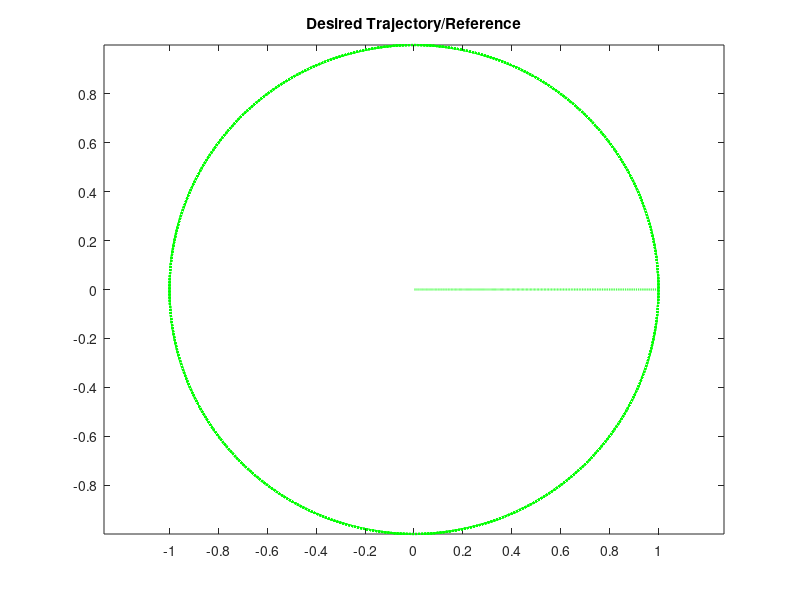
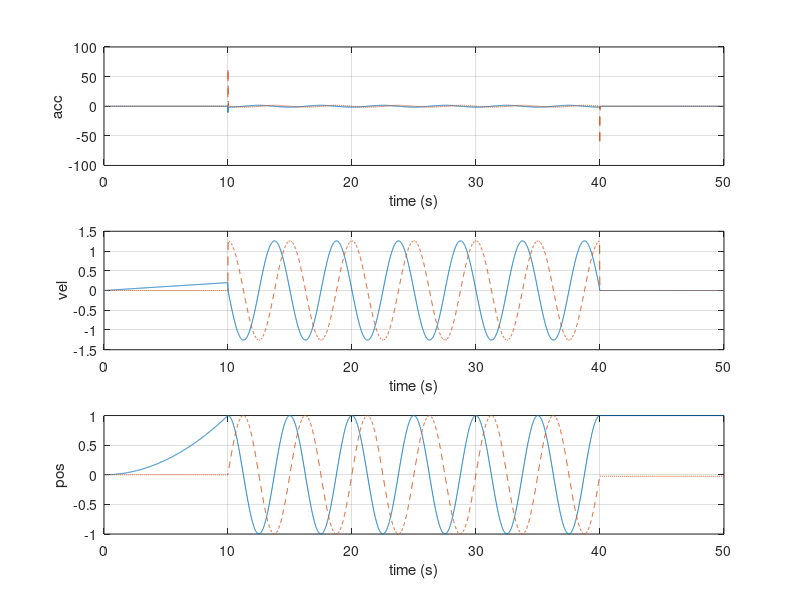

The MATLAB script that drew these images, in order: (Note: this script raises an error after producing the figures.)
%% ME593 Feedward Control Project %%
% Bob Hu, Toby Ouyang, May 2022
% Mechanical Engineering Departmen,University of Washington - Seattle
%
% Abstract: 
% Implemente inversion-based feedforward output tracking method to a
% path-following problem from published paper. Compare and evalue results.
%
% Reference: 
% A. P. Aguiar, J. P. Hespanha and P. V. Kokotovic, "Path-following for 
% nonminimum phase systems removes performance limitations," in IEEE 
% Transactions on Automatic Control, vol. 50, no. 2, pp. 234-239, 
% Feb. 2005, doi: 10.1109/TAC.2004.841924.

clc
close all 
clear all
format short

%% state-space representation
% state:[y1 y2 y1d y2d z1 z2 z1d z2d]'
A = [ 0 0 1 0 0 0 0 0;
      0 0 0 1 0 0 0 0;
      0 0 15 0 0 0 15 0;
      0 0 0 10 0 0 0 10;
      0 0 0 0 0 0 1 0;
      0 0 0 0 0 0 0 1;
      -15 0 0 0 15 0 -15 0;
      0 -1 0 0 0 10 0 -10];
B = [0 0; 0 0; 1 0; 0 1; 0 0; 0 0; 0 0; 0 0];
C1  = [1 0 0 0 0 0 0 0]; 
C2 = [0 1 0 0 0 0 0 0];
C = [C1;C2];
D = [0];
sys = ss(A,B,C,D); 
% C*A*B %non zero relative degree = [2;2]

%% generate reference signal (circle with radius of 1 centered at origin)
radius = 1;
T = 5;
Tmax = 50;
dt  = 0.01;
time = 0:dt:Tmax-dt;
t = time;
T_pre = 10;
T_pos = 10;

for ix=1:length(time)
    if ix < T_pre/dt
    yd1(ix) = (1/(T_pre)^2)*(ix*dt)^2;
    yd2(ix) = 0;
    elseif ix < (Tmax-dt-T_pos)/dt
    wt = 2*pi*time(ix-T_pre/dt+1)/T;
    yd1(ix) = radius*cos(wt);
    yd2(ix) = radius*sin(wt);
    yd1final = yd1(ix);
    yd2final = yd2(ix);
    else
    yd1(ix) = yd1final;
    yd2(ix) = yd2final;
    end
end

wf = 100*2*pi/T; % cutoff frequency (10x original) 
sys_filter = ss(-wf, wf, -wf, wf);  % low-pass filter
vd1 = lsim(sys_filter, yd1, time);
vd1 = vd1';
ad1 = lsim(sys_filter, vd1, time);
ad1 = ad1';
vd2 = lsim(sys_filter, yd2, time);
vd2 = vd2';
ad2 = lsim(sys_filter, vd2, time);
ad2 = ad2';

figure
plot(yd1, yd2,'LineStyle',':','LineWidth',1.5,'Color','g');
set(gca,'XTick',(-1:0.2:1))
set(gca,'YTick',(-1:0.2:1))
title('Desired Trajectory/Reference')
axis equal

figure
subplot(311), plot(t,ad1,'-',t,ad2,'--');
xlabel('time (s)')
ylabel('acc')
grid ; set(gca,'FontSize',10)
subplot(312), plot(t,vd1,'-',t,vd2,'--');
xlabel('time (s)')
ylabel('vel')
grid; set(gca,'FontSize',10)
subplot(313), plot(t,yd1,'-',t,yd2,'--');
xlabel('time (s)')
ylabel('pos')
grid; set(gca,'FontSize',10)
% return

%% Case 1: cheap optimal control with LQR
Q = eye(10)
R = 0.001;
[Kx,S,E] = lqi(sys,Q,R);
Acl=A-B*Kx(:,1:8);
[V_Acl,Pn_Acl] = eig(Acl); % closed-loop system is stable as all eig are negative
sys_cl = ss(Acl,B,C,D);
figure
plot(yd1, yd2,'LineStyle',':','LineWidth',1.5,'Color','g')
hold on

DC=dcgain(sys_cl)
 rr1 =yd1/DC(1,1);
 rr2 =yd2/DC(2,2);
[ycheap,tn_cl] = lsim(sys_cl,[rr1;rr2]',t,[0 0 0 0 0 0 0 0 ]');
ycheap = ycheap';
plot(ycheap(1,:),ycheap(2,:),'LineStyle','-','Color','r','LineWidth',1.2)
set(gca,'XTick',(-1:0.2:1))
set(gca,'YTick',(-1:0.2:1))
axis equal
legend('y_d','y_{actual}')
title('Desired Trajectory VS Actual Trajectory using fb ')
%return
%% Case 2: inverse of the original linear MIMO nonminimum phase system
A = Acl;
sys = ss(A,B,C,D); 
% Check relative degree
check_CB_CAB = [C1*B ;C1*A*B;C2*B ;C2*A*B ];
Tt = [C1; C1*A; C2; C2*A];
Tb = (null(Tt))';
T = [Tt; Tb];
rank_of_T = rank(T);
invT = inv(T);
TinvL = invT(:,1:4);
TinvR = invT(:,5:8);
Ay = [C1*A*A;C2*A*A]; % relative degree is 2 2 
By = [C1*A*B;C2*A*B]; % relative degree is 2 2 
YY = [yd1; vd1; yd2; vd2; ad1; ad2];

Ainv = Tb*(A - B*(inv(By))*Ay)*TinvR;
Binv = [(Tb*(A - B*(inv(By))*Ay)*TinvL) Tb*B*(inv(By))];
Cinv = -(inv(By))*Ay*TinvR;
Dinv = [-((inv(By))*Ay*TinvL)  inv(By)];
sys_inv = ss(Ainv,Binv,Cinv,Dinv);
%return

%% split the internal dynamics into stable and unstable subsystem
[Vn_inv,Pn_inv] = eig(Ainv)
Tsplit = [Vn_inv(:,2) Vn_inv(:,4) Vn_inv(:,1) Vn_inv(:,3)]
invTsplit = inv(Tsplit); 
check_identity = Tsplit * invTsplit;
%return
% stable and unstable system
A_split = invTsplit*Ainv*Tsplit;
B_split = invTsplit*Binv;

A_s = A_split(1:2,1:2);  B_s = B_split(1:2,:);
A_u = A_split(3:4,3:4);  B_u = B_split(3:4,:);
Stable_part = A_s;
Unstable_part = A_u;
%change
YYd = YY;
YYd_ini = [0;0;0;0;0;0]; 
YYd_fin = [yd1(length(time)); 
           vd1(length(time)); 
           yd2(length(time)); 
           vd2(length(time));
           ad1(length(time));
           ad2(length(time))];
eta_s_initial = -inv(A_s)*B_s*YYd_ini;
eta_u_final   = -inv(A_u)*B_u*YYd_fin;
%return

%% Solve the stable internal dynamics 
sys_s =ss(A_s,B_s,eye(2,2),[0]);
[eta_s, tn, x_s] = lsim(sys_s, YYd, time, eta_s_initial);

figure
plot(time, eta_s)
xlabel('time(s)')
ylabel('\eta_s')
title('Stable Internal States')
Time_for_IC_to_be_zero = 4/abs(min(eig(A_s)));
%return

%% Solve the unstable internal dynamics
sys_u_backward =ss(-A_u,-B_u,eye(2,2), [0]);
YYdbackward = fliplr(YYd); 
[eta_u_backward,tm,x_u] = lsim(sys_u_backward,YYdbackward,time,eta_u_final); 

% flip the unstable solution to the correct time direction
eta_u = fliplr(eta_u_backward');

figure
plot(time, eta_u)
xlabel('time (s)')
ylabel('\eta_u')
title('Unstable Internal States')
time_for_error_to_become_zero = 4/abs(min(eig(A_u)));

% find the original internal dynamics eta_ref 
eta_d = Tsplit*[eta_s'; eta_u];

figure
plot(time, eta_d)
xlabel('time (s)')
ylabel('\eta_d')
title('Internal States')

xi_d = [yd1;vd1;yd2;vd2];
xd = invT*[xi_d; eta_d];
uff = Cinv*eta_d + Dinv*YYd;
figure
plot(time,uff)
xlabel('time (s)')
ylabel('u_{ff}')
title('Feedforward Input')
pole(sys_inv) % check the poles of the inverse system
tzero(sys)  % check the zeros of the original closed-loop system
%return

%% apply inverse input to the dynamic system
[yff] = lsim(sys_cl,uff,time);
yff=yff';
figure
plot(time, yd1)
hold on
plot(time, yff(1,:),'--')
xlabel('time (s)')
ylabel('y')
title('Output Tracking with Feedforward Only')
legend('y_{desired}','y_{actual}')
hold off

% use LQR method to find Kx
% Try changing R and Q
R_ff = 1; Q_ff = C'*C; [Kx_ff,S_ff,E_ff] = lqr(sys,Q_ff,R_ff) ;
Kx_ff
Acl_ff = A -B*Kx_ff; 
%Ut = uff +Kx_ff*xd; % feedback + feedforward 
sysCLff = ss(Acl_ff,B,C,D);
xo = [0;0;0;0;0;0;0;0];

[yffcl,time,xcl] = lsim(sys_cl,uff,t,xo);
yffcl = yffcl';

% the actual input to the system 
Ufb = -Kx_ff*(xcl'-xd);
Utotal = uff +Ufb; 

% plot the outputs and the inputs 
figure
plot(t,yffcl(1,:),t,yffcl(2,:),t,yd1,t,yd2)
legend('y_{cl1}','y_{cl2}','y_{d1}','y_{d2}')
xlabel('time')
ylabel('output, ff+fb')
set(gca,'FontSize',10)
figure
plot(yd1, yd2,'LineStyle',':','LineWidth',1.5,'Color','g')
hold on
plot(yffcl(1,:),yffcl(2,:),'LineStyle','-','Color','r','LineWidth',1.2)
set(gca,'XTick',(-1:0.2:1))
set(gca,'YTick',(-1:0.2:1))
axis equal
legend('y_d','y_{actual}')
title('Desired Trajectory VS Actual Trajectory')
%return

figure 
curve1 = animatedline('Color','g','LineStyle',':','LineWidth',1.5)
curve2 = animatedline('Color','r','LineWidth',1.3)
axis equal
legend('y_d','y_{actual}')
title('Desired Trajectory VS Actual Trajectory fb+ff')
for i =  1:length(yd1)
    addpoints(curve1,yd1(i),yd2(i))
    addpoints(curve2,yffcl(1,i),yffcl(2,i))
    drawnow
    grid on

end

figure
plot(t,Ufb(1,:),'m:',t,Ufb(2,:),'r:',t,uff(1,:),'g',t,uff(2,:),'b','linewidth',1.5)
title('Input')
legend('U_{fb1}','U_{fb2}','U_{ff1}','U_{ff2}','location','best')
xlabel('Time(sec)')
ylabel('Amplitude')
title('Amount of U_{ff} and U_{fb}')